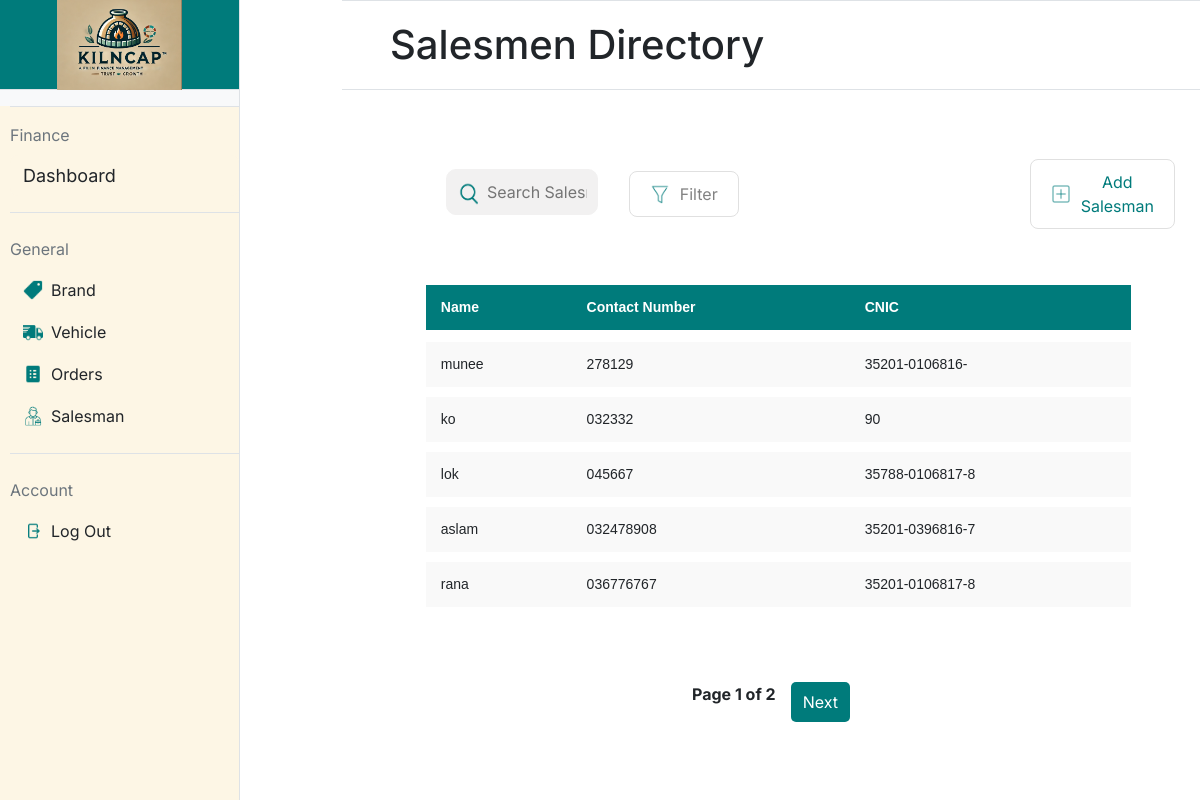
Page /salesman on the earlier database version.
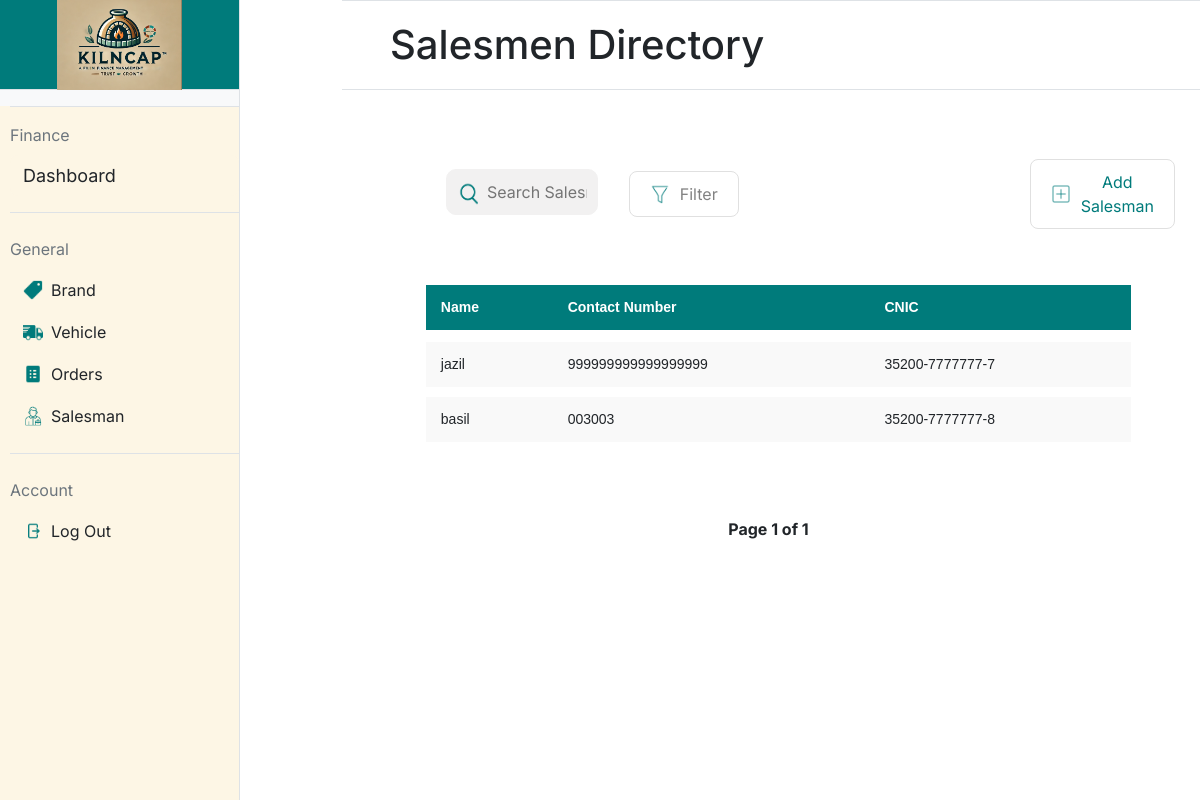
Same page on the later database version.
### app.py (models this page shows, shortened)
class Salesman(db.Model):
    __tablename__ = 'salesmen'
    id = db.Column(db.Integer, primary_key=True)  # Salesman ID (Primary Key)
    name = db.Column(db.String(100), nullable=False)  # Salesman's name
    contact_no = db.Column(db.String(15), unique=True, nullable=False)  # Salesman's contact number
    cnic = db.Column(db.String(15), unique=True, nullable=False)  # Salesman's CNIC (Computerized National Identity Card)

### app.py (the view)
@app.route('/salesman', methods=['GET'])
def salesman():
    page = request.args.get('page', 1, type=int)  # Get the current page number from the URL query parameter
    per_page = 5  # Number of salesmen to display per page
    salesmen_paginated = Salesman.query.paginate(page=page, per_page=per_page)  # Query the salesmen with pagination
    return render_template('salesman.html', salesmen=salesmen_paginated.items, pagination=salesmen_paginated)

### templates/salesman.html (shortened to what this page needs)
{% extends "base.html" %}
{% block title %}
<link rel="stylesheet" href="static/salesman.css">
{% endblock %}
{% block mainheading %}
Salesmen Directory
{% endblock %}
{% block maincontent %}
<div>
    <table style="padding-left: 5.5%;">
        <form action="{{ url_for('salesman_list_buttons') }}" method="post">
            <td style="width:40%; padding-left: 85px;">
                <div style="position: relative; width: 100%;">
                    <img src="/static/icons/search-icon.png"
                        alt="Search Icon"
                        style="position: absolute; left: 7px; top: 60%; transform: translateY(-50%); width: 30px; height: 30px;">
                    <input type="text"
                        placeholder="Search Salesman"
                        style="width: 100%; padding-left: 40px;">
                </div>
            </td>
            <td style="width:10%; padding-left: 30px; padding-top:15px">
                <button class="styled-button" name="button"
                    value="filter_salesman">
                    <img src="/static/icons/filter-icon.png" alt="Icon"
                        class="button-icon">
                    Filter
                </button>
            </td>
            <td style="padding-left: 290px; padding-top:15px">
                <button class="styled-button" name="button"
                    value="add_salesman">
                    <img src="/static/icons/add-icon.png" alt="Icon"
                        class="button-icon">
                    <div style="color:#007B7B">Add Salesman</div>
                </button>
            </td>
        </form>
    </table>
    <div style="padding: 5.5%;">
        <table class="styled-table"
            style="padding-left: 20px; width: 100%; border-collapse: separate; border-spacing: 0 10px;">
            <thead>
                <tr>
                    <th>Name</th>
                    <th>Contact Number</th>
                    <th>CNIC</th>
                </tr>
            </thead>
            <tbody>
                {% for salesman in salesmen %}
                <tr
                    data-url="{{ url_for('salesman_details', salesman_id=salesman.id) }}"
                    onclick="redirectToDetails(this)" style="cursor: pointer;">
                    <td>{{ salesman.name }}</td>
                    <td>{{ salesman.contact_no }}</td>
                    <td>{{ salesman.cnic }}</td>
                </tr>
                {% endfor %}
            </tbody>
        </table>
    </div>
    <div class="pagination">
        <span>Page {{ pagination.page }} of {{ pagination.pages }}</span>
        {% if pagination.has_next %}
        <a href="{{ url_for('salesman', page=pagination.next_num) }}">Next</a>
        {% endif %}
    </div>
</div>
{% endblock %}

### templates/base.html (shortened to what this page needs)
<!DOCTYPE html>
<html lang="en">
    <head>
        <link
            href="https://cdn.jsdelivr.net/npm/bootstrap@5.3.2/dist/css/bootstrap.min.css"
            rel="stylesheet">
        <link rel="stylesheet"
            href="{{ url_for('static', filename='styles.css') }}">
        {% block title %}{% endblock %}
    </head>
    <body class="pt-5">
        <div class="d-flex">
            <div class="sidebar bg-light border-end"
                style="width: 20%; min-height: 100vh;">
                <div id="logo_portion" class="text-center py-3 border-bottom">
                    <img
                        src="{{ url_for('static', filename='images/logo.png') }}"
                        alt="Logo" style="height: 90px;">
                </div>
                <div id="sidebar_buttons" class="mt-3">
                    <form action="{{ url_for('sidebar_buttons') }}"
                        method="post">
                        <div class="mb-4 border-top border-bottom py-3">
                            <div class="text-secondary mb-2">Finance</div>
                            <button type="submit" id="dashboard" name="button"
                                value="dashboard"
                                class="btn btn-link w-100 text-start text-dark sidebar-btn">Dashboard</button>
                        </div>
                        <div class="mb-4 border-bottom pb-3">
                            <div class="text-secondary mb-2">General</div>
                            <button type="submit" name="button" value="brand"
                                class="btn btn-link w-100 text-start text-dark d-flex align-items-center py-2 sidebar-btn">
                                <img
                                    src="{{ url_for('static', filename='icons/brand_icon.png') }}"
                                    alt="Brand Icon" class="me-2"
                                    style="height: 20px;">
                                Brand
                            </button>
                            <button type="submit" name="button" value="vehicle"
                                class="btn btn-link w-100 text-start text-dark d-flex align-items-center py-2 sidebar-btn">
                                <img
                                    src="{{ url_for('static', filename='icons/truck-icon.png') }}"
                                    alt="Truck Icon" class="me-2"
                                    style="height: 20px;">
                                Vehicle
                            </button>
                            <button type="submit" name="button" value="orders"
                                class="btn btn-link w-100 text-start text-dark d-flex align-items-center py-2 sidebar-btn">
                                <img
                                    src="{{ url_for('static', filename='icons/order-icon.png') }}"
                                    alt="Order Icon" class="me-2"
                                    style="height: 20px;">
                                Orders
                            </button>
                            <button type="submit" name="button" value="salesman"
                                class="btn btn-link w-100 text-start text-dark d-flex align-items-center py-2 sidebar-btn">
                                <img
                                    src="{{ url_for('static', filename='icons/salesman-icon.png') }}"
                                    alt="Salesman Icon" class="me-2"
                                    style="height: 20px;">
                                Salesman
                            </button>
                        </div>
                        <div>
                            <div class="text-secondary mb-2">Account</div>
                            <button type="submit" name="button" value="logout"
                                class="btn btn-link w-100 text-start text-dark d-flex align-items-center py-2 sidebar-btn">
                                <img
                                    src="{{ url_for('static', filename='icons/logout-icon.png') }}"
                                    alt="Logout Icon" class="me-2"
                                    style="height: 20px;">
                                Log Out
                            </button>
                        </div>
                    </form>
                </div>
            </div>
            <div class="restdashboard flex-grow-1" style="width: 1300px;">
                <div id="mainheading"
                    class="position-fixed w-100 top-0 z-2 d-flex align-items-center border-top border-bottom bg-white px-5 py-2"
                    style="height: 90px; transform: translateX(5px);">
                    <h1 class="mb-0">
                        {% block mainheading %}{% endblock %}
                    </h1>
                </div>
                <div class="mt-5 pt-5 px-4">
                    {% block maincontent %}{% endblock %}
                </div>
            </div>
        </div>
    </body>
</html>

### static/styles.css (style rules this page uses)
body { font-family: "Inter"; margin: 0; height: 100vh; display: flex; }
.sidebar { position: fixed; top: 0; left: 0; z-index: 2; width: 20%; border: none; height: 100%; }
.sidebar-btn { text-decoration: none !important; }
#sidebar_buttons { height: 100%; background-color: #fdf6e5; padding-left: 10px; }
#logo_portion { height: 90px; display: flex; justify-content: center; align-items: center; background-color: #007b7b; }
#dashboard { display: flex; width: 100%; max-width: 1200px; background-color: #fdf6e5; border-radius: 8px; overflow: hidden; font-size: 18px; }
.restdashboard { width: 80%; background-color: #ffffff; margin-left: 337px; }
input[type="text"], input[type="password"] { width: 100%; padding: 10px; margin-top: 10px; background-color: #f2f1f1; border: 1px solid #f2f1f1; border-radius: 10px; }

### static/salesman.css (style rules this page uses)
body { font-family: "Inter"; margin: 0; height: 100vh; display: flex; flex-direction: column; overflow-x: hidden; }
.styled-button { display: flex; align-items: center; padding: 10px 20px; font-size: 16px; background-color: #ffffff; color: #828282; border: 1px #e0e0e0 solid; border-radius: 8px; cursor: pointer; outline: none; }
.button-icon { height: 20px; margin-right: 10px; }
.styled-table { width: 500px; border-collapse: separate; border-spacing: 0 10px; font-family: Arial, sans-serif; font-size: 14px; }
.styled-table thead tr { background-color: #007b7b; color: white; text-align: left; height: 40px; }
.styled-table th, .styled-table td { padding: 12px 15px; }
.styled-table tbody tr { background-color: #f9f9f9; border-bottom: 1px solid #dddddd; }
.styled-table tbody tr:last-of-type { border-bottom: none; }
.styled-table th { border-bottom: 2px solid white; font-weight: bold; }
.pagination { display: flex; justify-content: center; margin: 20px 0; }
.pagination span { margin: 0 10px; font-weight: bold; }

Differences in the rows shown:
removed Salesman: name "munee", contact_no "278129", cnic "35201-0106816-"
removed Salesman: name "ko", contact_no "032332", cnic "90"
removed Salesman: name "lok", contact_no "045667", cnic "35788-0106817-8"
removed Salesman: name "aslam", contact_no "032478908", cnic "35201-0396816-7"
removed Salesman: name "rana", contact_no "036776767", cnic "35201-0106817-8"
added Salesman: name "jazil", contact_no "999999999999999999", cnic "35200-7777777-7"
added Salesman: name "basil", contact_no "003003", cnic "35200-7777777-8"
Other differences:
{{ pagination.pages }}: "2" → "1"
text no longer shown: "Next"
